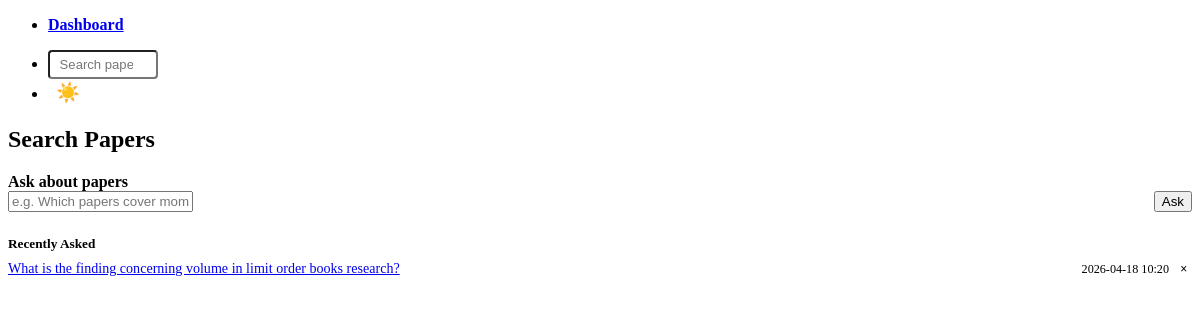
Screenshot of /search with the database file from the repository.
### tables this page shows
CREATE TABLE qa_history (
    id          INTEGER PRIMARY KEY AUTOINCREMENT,
    question    TEXT NOT NULL,
    answer_md   TEXT NOT NULL,
    created_at  TEXT NOT NULL DEFAULT (datetime('now'))
);

### poneglyph/routes/search.py (the view)
@router.get("", response_class=HTMLResponse)
async def search_page(request: Request, q: str = "", mode: str = "keyword"):
    q = q.strip()
    keyword_results: list[dict] = []
    semantic_results: list[dict] = []
    error: str = ""
    if q:
        if mode in ("keyword", "both"):
            try:
                rows = fetch_all(
                    """SELECT p.* FROM papers p
                       JOIN papers_fts fts ON p.id = fts.rowid
                       WHERE papers_fts MATCH ?
                       ORDER BY rank
                       LIMIT 30""",
                    (q,),
                )
                keyword_results = [row_to_dict(r) for r in rows]
            except Exception as exc:
                error = f"Keyword search error: {exc}"
        if mode in ("semantic", "both"):
            try:
                from poneglyph.services.relevance import semantic_search
                semantic_results = semantic_search(q, top_k=20)
            except Exception as exc:
                error = f"Semantic search error: {exc}"
    return templates.TemplateResponse(
        "search.html",
        {
            "request": request,
            "q": q,
            "mode": mode,
            "keyword_results": keyword_results,
            "semantic_results": semantic_results,
            "error": error,
            "qa_history": _recent_qa(),
        },
    )

### templates/search.html (shortened to what this page needs)
{% extends "base.html" %}
{% block content %}
<h2>Search Papers</h2>
<article style="margin-bottom:1.5rem;">
    <header><strong>Ask about papers</strong></header>
    <form hx-post="/search/ask"
          hx-target="#qa-answer-area"
          hx-swap="innerHTML"
          hx-indicator="#qa-ind"
          style="display:flex; gap:0.5rem; align-items:flex-end; flex-wrap:wrap; margin-bottom:0;">
        <div style="flex:1; min-width:240px;">
            <input type="text" name="question" placeholder="e.g. Which papers cover momentum strategies in international markets?" style="margin:0;">
        </div>
        <button type="submit" style="margin:0; width:auto;">
            Ask
        </button>
    </form>
</article>
{% if qa_history %}
{% set visible = qa_history[:15] %}
{% set older   = qa_history[15:] %}
<section style="margin-bottom:1.5rem;">
    <h5 style="margin-bottom:0.5rem; color:var(--pico-muted-color);">Recently Asked</h5>
    <ul style="list-style:none; padding:0; margin:0; display:flex; flex-direction:column; gap:0.3rem;">
    {% for item in visible %}
        <li style="display:flex; align-items:baseline; gap:0.4rem;">
            <a href="#"
               hx-get="/search/qa/{{ item.id }}"
               hx-target="#qa-modal-container"
               hx-swap="innerHTML"
               style="font-size:0.88rem; flex:1; min-width:0; overflow:hidden; text-overflow:ellipsis; white-space:nowrap;"
               title="{{ item.question }}">
                {{ item.question }}
            </a>
            <span style="font-size:0.76rem; color:var(--pico-muted-color); white-space:nowrap; flex-shrink:0;">
                {{ item.created_at | nyc }}
            </span>
            <button hx-delete="/search/qa/{{ item.id }}"
                    hx-target="closest li"
                    hx-swap="outerHTML"
                    style="margin:0; padding:0 0.3rem; font-size:0.75rem; width:auto;
                           line-height:1.4; background:none; border:none;
                           color:var(--pico-muted-color); cursor:pointer; flex-shrink:0;"
                    title="Remove">×</button>
        </li>
    {% endfor %}
    </ul>
</section>
{% endif %}
{% endblock %}

### templates/base.html (style rules this page uses)
:root { --pico-font-size: 15px; }

### rows the page displays
qa_history: question "What is the finding concerning volume in limit order books research?", created_at|nyc "2026-04-18 10:20", {{ item.id }} 1 (drawn)
